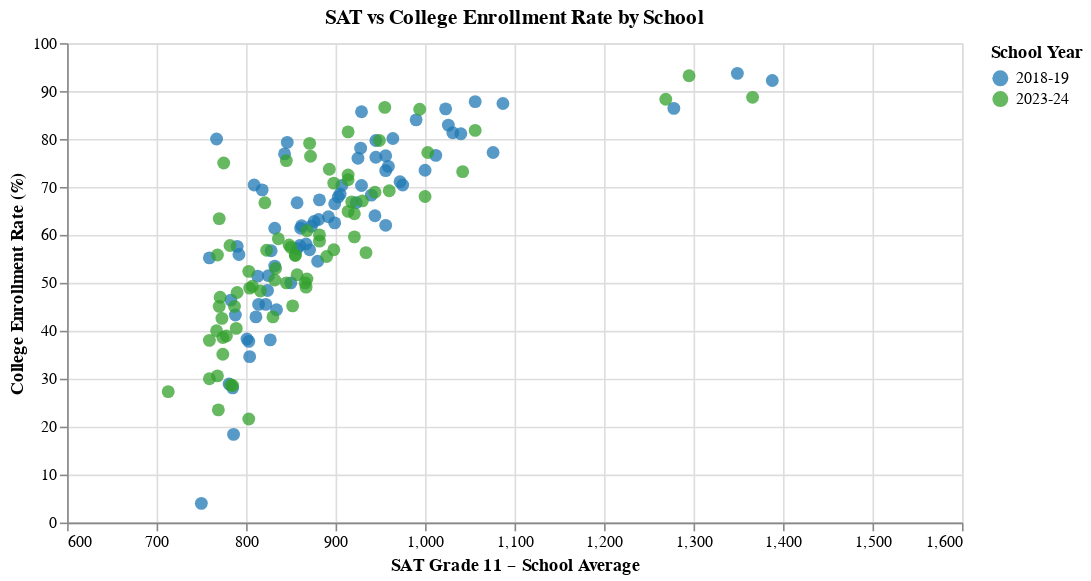

Notebook code cell kept with this figure:
### Code cell
# plot
plot5 = (
    alt.Chart(scatter_df)
      .mark_circle(size=65, opacity=0.75)
      .encode(
          x=alt.X(
              "SAT_Grade_11_Score_School_Avg:Q",
              title="SAT Grade 11 – School Average",
              scale=alt.Scale(domain=[600, 1600])),
          y=alt.Y(
              "College_Enrollment_Rate_School:Q",
              title="College Enrollment Rate (%)",
              scale=alt.Scale(domain=[0, 100])),
          color=alt.Color(
              "School_Year:N",
              title="School Year",
              scale=alt.Scale(domain=year_order, range=colors)))
      .properties(title="SAT vs College Enrollment Rate by School", width=560, height=300))

plot5.save("plot5.svg")

plot5

### Figure 1 — Vega-Lite specification as saved in the notebook (floating-point values rounded to 4 significant figures; data arrays with more than 128 entries replaced by an {"elided": "..."} marker saying what was removed)
{"config": {"view": {"continuousWidth": 300, "continuousHeight": 300}}, "data": {"name": "data-4c52b6ea8c63627ba03131adab2aae9e"}, "mark": {"type": "circle", "opacity": 0.75, "size": 65}, "encoding": {"color": {"field": "School_Year", "scale": {"domain": ["2018-19", "2023-24"], "range": ["#1f78b4", "#33a02c"]}, "title": "School Year", "type": "nominal"}, "x": {"field": "SAT_Grade_11_Score_School_Avg", "scale": {"domain": [600, 1600]}, "title": "SAT Grade 11 – School Average", "type": "quantitative"}, "y": {"field": "College_Enrollment_Rate_School", "scale": {"domain": [0, 100]}, "title": "College Enrollment Rate (%)", "type": "quantitative"}}, "height": 300, "title": "SAT vs College Enrollment Rate by School", "width": 560, "$schema": "https://vega.github.io/schema/vega-lite/v5.20.1.json", "datasets": {"data-4c52b6ea8c63627ba03131adab2aae9e": {"elided": "149 records"}}}
